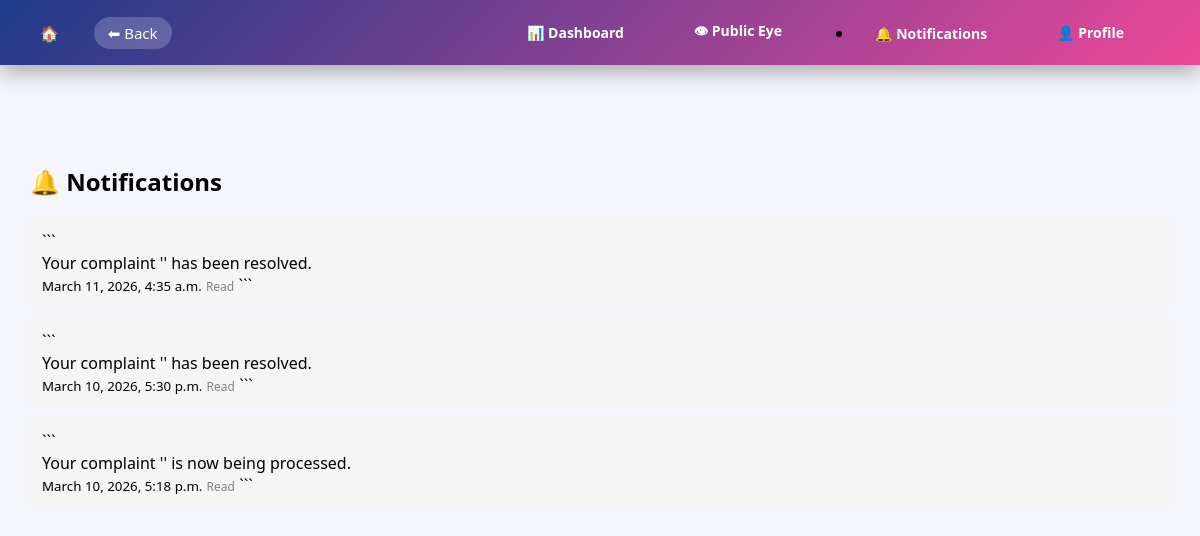
The app's page /notifications/ (signed in) with its own data.
### complaints/models.py (models this page shows, shortened)
class Notification(models.Model):
    user = models.ForeignKey(
        User,
        on_delete=models.CASCADE,
        related_name="notifications"
    )
    message = models.TextField()
    is_read = models.BooleanField(default=False)
    created_at = models.DateTimeField(auto_now_add=True)

### complaints/views.py (the view)
# urls.py: path('notifications/', views.user_notifications, name='notifications'),
@login_required
def user_notifications(request):
    notifications = Notification.objects.filter(user=request.user).order_by('-created_at')
    return render(request, 'notifications.html', {'notifications': notifications})

### complaints/views.py (called while the page is built)
def notification_count(request):
    if request.user.is_authenticated:
        count = Notification.objects.filter(
            user=request.user,
            is_read=False
        ).count()
    else:
        count = 0
    return {'notification_count': count}

### complaints/templates/notifications.html
{% extends "complaints/base.html" %}
{% block content %}
<h2>🔔 Notifications</h2>
<div class="notifications-box">
{% for n in notifications %}
<div class="notification-item">
```
<p>{{ n.message }}</p>
<small>{{ n.created_at }}</small>
{% if not n.is_read %}
    <a href="{% url 'mark_notification_read' n.id %}" class="mark-read-btn">
        Mark as Read
    </a>
{% else %}
    <span class="read-label">Read</span>
{% endif %}
```
</div>
{% empty %}
<p>No notifications available</p>
{% endfor %}
</div>
{% endblock %}

### complaints/static/complaints/style.css (style rules this page uses)
* { margin:0; padding:0; box-sizing:border-box; font-family:"Segoe UI",Tahoma,sans-serif; }
body { min-height:100vh; background:#f4f6fb; padding-top:70px; }
.notifications-box { margin-top: 20px; }
.notification-item { background: #f5f5f5; padding: 12px; margin-bottom: 10px; border-radius: 6px; }
.read-label { color:gray; font-size:12px; }

### complaints/templates/complaints/base.html (style rules this page uses)
body { font-family:"Segoe UI",sans-serif; margin:0; background:#f4f6fb; }

### complaints/templates/complaints/navbar.html (style rules this page uses)
body { padding-top:75px; }

### records on screen
Notification: message "Your complaint '' has been resolved.", created_at "March 11, 2026, 4:35 a.m.", is_read "Read"
Notification: message "Your complaint '' has been resolved.", created_at "March 10, 2026, 5:30 p.m.", is_read "Read"
Notification: message "Your complaint '' is now being processed.", created_at "March 10, 2026, 5:18 p.m.", is_read "Read"
